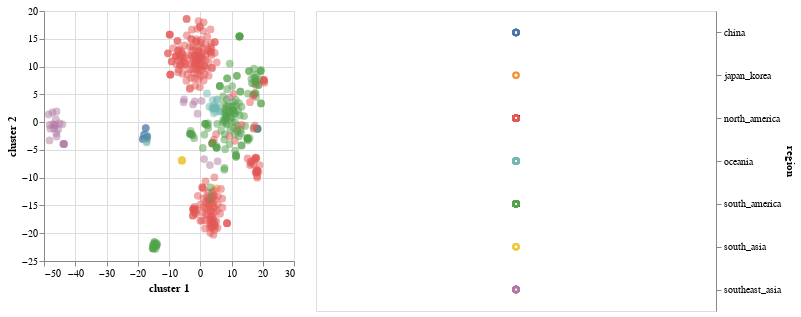

Here is the notebook cell this chart was saved with:
### Code cell
base = alt.Chart(merged_df)
selection = alt.selection_multi(fields=['region:N'])

color = alt.condition(selection,
                      alt.Color('region:N', legend=None),
                      alt.value('lightgray'))

TSNE1 = base.mark_circle(size=60).encode(
    x='cluster 1',
    y='cluster 2',
    opacity=alt.value(0.5),
    color=color,
    tooltip=['strain', 'region']
).add_selection(selection).properties(width=250,height=250)


legend = base.mark_point().encode(
    y=alt.Y('region:N', axis=alt.Axis(orient='right')),
    color=color
).add_selection(
    selection
)

TSNE1| legend

### Figure 1 — Vega-Lite specification as saved in the notebook (floating-point values rounded to 4 significant figures; data arrays with more than 128 entries replaced by an {"elided": "..."} marker saying what was removed)
{"$schema": "https://vega.github.io/schema/vega-lite/v3.3.0.json", "config": {"mark": {"tooltip": null}, "view": {"height": 300, "width": 400}}, "data": {"name": "data-a8f1df7d375c4d776f606459ac7cb8c8"}, "datasets": {"data-a8f1df7d375c4d776f606459ac7cb8c8": {"elided": "486 records"}}, "hconcat": [{"encoding": {"color": {"condition": {"field": "region", "legend": null, "selection": "selector114", "type": "nominal"}, "value": "lightgray"}, "opacity": {"value": 0.5}, "tooltip": [{"field": "strain", "type": "nominal"}, {"field": "region", "type": "nominal"}], "x": {"field": "cluster 1", "type": "quantitative"}, "y": {"field": "cluster 2", "type": "quantitative"}}, "height": 250, "mark": {"size": 60, "type": "circle"}, "selection": {"selector114": {"fields": ["region:N"], "type": "multi"}}, "width": 250}, {"encoding": {"color": {"condition": {"field": "region", "legend": null, "selection": "selector114", "type": "nominal"}, "value": "lightgray"}, "y": {"axis": {"orient": "right"}, "field": "region", "type": "nominal"}}, "mark": "point", "selection": {"selector114": {"fields": ["region:N"], "type": "multi"}}}]}
